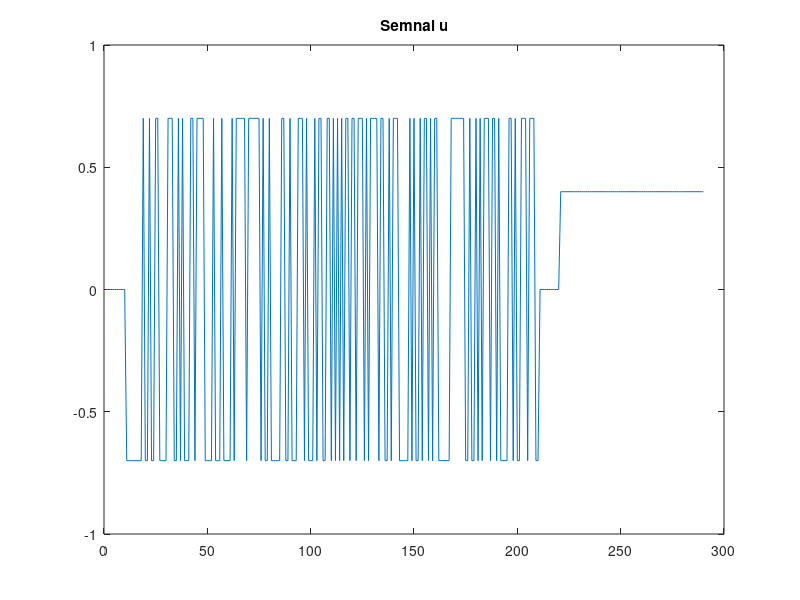
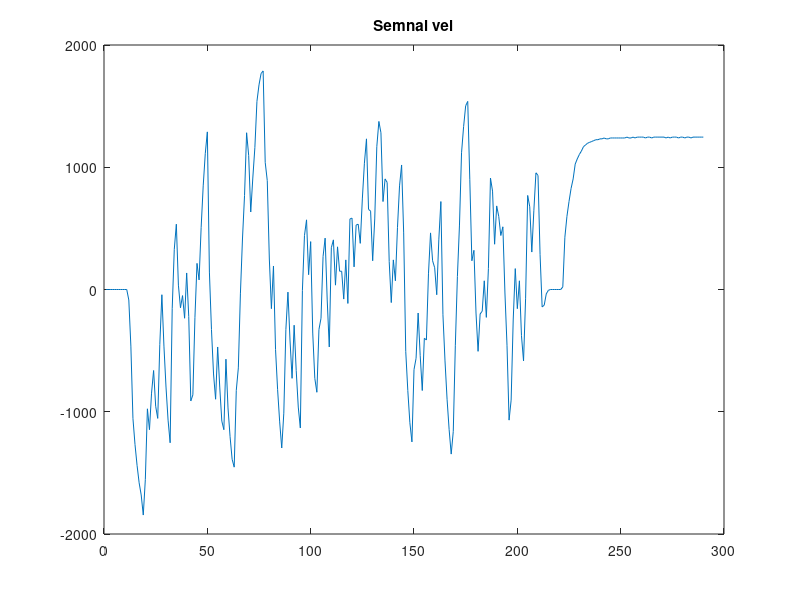

Write MATLAB code to recreate these figures, in order. (Note: this script raises an error after producing the figures.)
clear all
load('datemotor.mat')

figure; 
plot(u);
title('Semnal u')
figure;
plot(vel);
title('Semnal vel')
u1=u(1:212);
y1=vel(1:212);
u2=u(212:end);
y2=vel(212:end);

nk=2;
Ts=0.01;
alfa=0.2; 
%delta=10e-5;
N=200;
teta = [1; N];
id_model=iddata(y1',u1, Ts);
val_model=iddata(y2',u2, Ts);
uid=id_model.u;
yid=id_model.y;

l=0; %counterul de iteratii

while l<N
    e=zeros(1,N);
    b=teta(2);
    f=teta(1);

for k=1:nk
    e(k)= yid(k);
    deriv_f=zeros(1,N);
    deriv_b=zeros(1,N);
end


for k=nk+1:N
    e(k) = yid(k) + yid(k-1)*f-e(k-1)*f- uid(k-nk)*b;
    deriv_f(k) =  yid(k-1) - deriv_f(k-1)*f - e(k-1);
    deriv_b(k) = -(deriv_b(k-1)*f+ uid(k-nk));

end

    H = zeros; %hessian
    dV = zeros; %gradient

    for k = 1:N

        dV = dV + 2/(N-nk) * (e(k)* [deriv_f(k); deriv_b(k)]);
    end
    
    for k = 1:N

        H = H + 2/(N-nk) * ([deriv_f(k); deriv_b(k)] * [deriv_f(k) deriv_b(k)]);
    end

teta1=teta;
teta=teta1-alfa*inv(H)*dV;
l=l+1;
end

A=1;
B = [0, b];
C=1;
D=1;
F=[1, f];
model=idpoly(A,B,C,D,F,0,Ts);
figure
compare(model,val_model)


%Cod motor
%uz=zeros(10,1);
%uz=uz(:);
%N=200;
%u_spab=idinput(N,'prbs',[],[-0.7,0.7]);
%u_step=0.4*ones(70,1);
%u=[uz;u_spab;uz;u_step];
%[vel,alpha,t]=run(u,'/dev/ttyACM0');
%plot(t,vel)